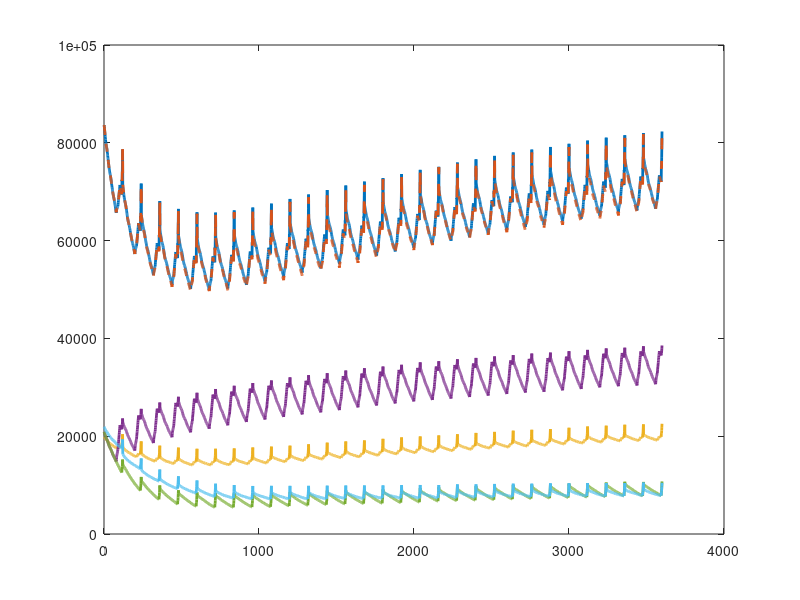

This figure's MATLAB source:
clear;
gpu1=load('Log_particles.00000.txt');
gpu2=load('Log_particles.00001.txt');
gpu3=load('Log_particles.00002.txt');
gpu4=load('Log_particles.00003.txt');
cpu=load('SLIM_LW_log.txt');

% h1=load('../half1.txt');
% h2=load('../half2.txt');
% hh(1:99999)=h1(1:99999,15);
% hh(100000:175200)=h2(1:75201,14);

t=1:3600;
ll=plot(t,gpu1(t,14)+gpu2(t,14)+gpu3(t,14)+gpu4(t,14),t,cpu(:,15),'--',...
    t,gpu1(t,14),t,gpu2(t,14),t,gpu3(t,14),t,gpu4(t,14));
set(ll,'linewidth',2);
